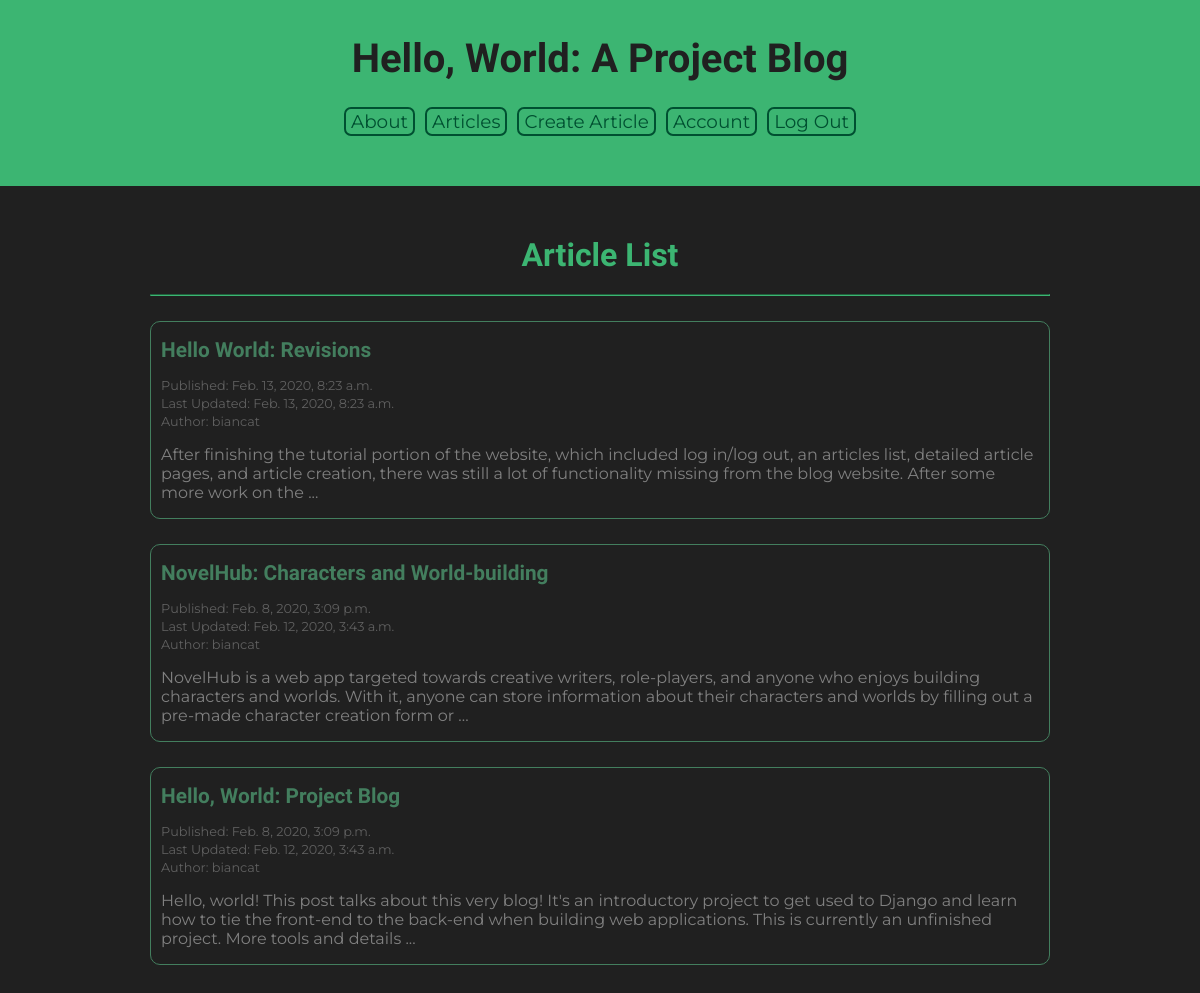
Screenshot of /articles/ (signed in) with the database file from the repository.
### Articles/models.py (models this page shows, shortened)
class Article(models.Model):
    title = models.CharField(max_length=100)
    dateP = models.DateTimeField(auto_now_add=True)
    author = models.ForeignKey(User, on_delete=models.SET_NULL, null=True)
    body = models.TextField()
    slug = models.SlugField()
    picture = models.ImageField(default="defaultPic.png", blank="True")
    dateE = models.DateTimeField(auto_now=True)
    def getSnippet(self):
        return self.body[:250] + "..."

### Articles/views.py (the view)
def article_list_view(request):
    articles = Article.objects.all().order_by('dateP').reverse()
    return render(request, 'articles/article_list.html', {'articles':articles})

### Articles/templates/articles/article_list.html (shortened to what this page needs)
{% extends 'baseTemplate.html' %}
{% load static %}
{% block head %}
  <link rel="stylesheet" href="{% static 'articleListTheme.css' %}">
{% endblock %}
{% block content%}
  <h2>Article List</h2>
  <hr>
  {% for article in articles %}
    <div class="articleBox">
      <p><a href="{% url 'articles:articleDetail' slug=article.slug %}" class="articleLink">{{article.title}}</a></p>
      <p class="articleMeta">Published: {{article.dateP}}</p>
      <p class="articleMeta">Last Updated: {{article.dateE}}</p>
      <p class="articleMeta">Author: {{article.author}}</p>
      <p>{{article.getSnippet}}</p>
    </div>
  {% endfor %}
{% endblock %}

### assets/articleListTheme.css (style rules this page uses)
html { background-color: #202020; max-height: 100vh; max-width: 100vw; min-width: 536px; }
body { margin: -40px 0 0; padding: 0; }
h2, h1 { color: #3CB572; font-family: "Poiret One", cursive; font-size: 2em; margin: 0; text-align: center; }
hr { border-color: #3CB572; margin: 20px 0; }
p, ul { color: #808080; font-family: "Montserrat", sans-serif; }
a, button { background-color: transparent; border: 2px solid #005031; border-radius: 7px; color: #005031; font-size: 1.15em; font-family: "Montserrat", sans-serif; margin: 0 3px; padding: 1px 5px; text-decoration: none; }
.articleLink { animation-name: none; border: none; color: #437E5E; font-family: "Poiret One", cursive; font-size: 1.3em; font-weight: 600; padding: 0; margin: 0; }
.articleBox { border: 1px solid #437E5E; border-radius: 10px; margin: 25px 0; padding: 0 10px; width: calc(100% - 22px) }
.articleMeta { font-size: 0.8em; color: #606060; margin: 3px 0; }

### rows the page displays
Article: title "Hello World: Revisions", dateP "Feb. 13, 2020, 8:23 a.m.", dateE "Feb. 13, 2020, 8:23 a.m.", author "biancat", getSnippet "After finishing the tutorial portion of the website, which included log in/log out, an articles list, detailed article pages, and article creation, there was still a lot of functionality missing from the blog website. After some more work on the ..."
Article: title "NovelHub: Characters and World-building", dateP "Feb. 8, 2020, 3:09 p.m.", dateE "Feb. 12, 2020, 3:43 a.m.", author "biancat", getSnippet "NovelHub is a web app targeted towards creative writers, role-players, and anyone who enjoys building characters and worlds. With it, anyone can store information about their characters and worlds by filling out a pre-made character creation form or ..."
Article: title "Hello, World: Project Blog", dateP "Feb. 8, 2020, 3:09 p.m.", dateE "Feb. 12, 2020, 3:43 a.m.", author "biancat", getSnippet "Hello, world! This post talks about this very blog! It's an introductory project to get used to Django and learn how to tie the front-end to the back-end when building web applications. This is currently an unfinished project. More tools and details ..."
